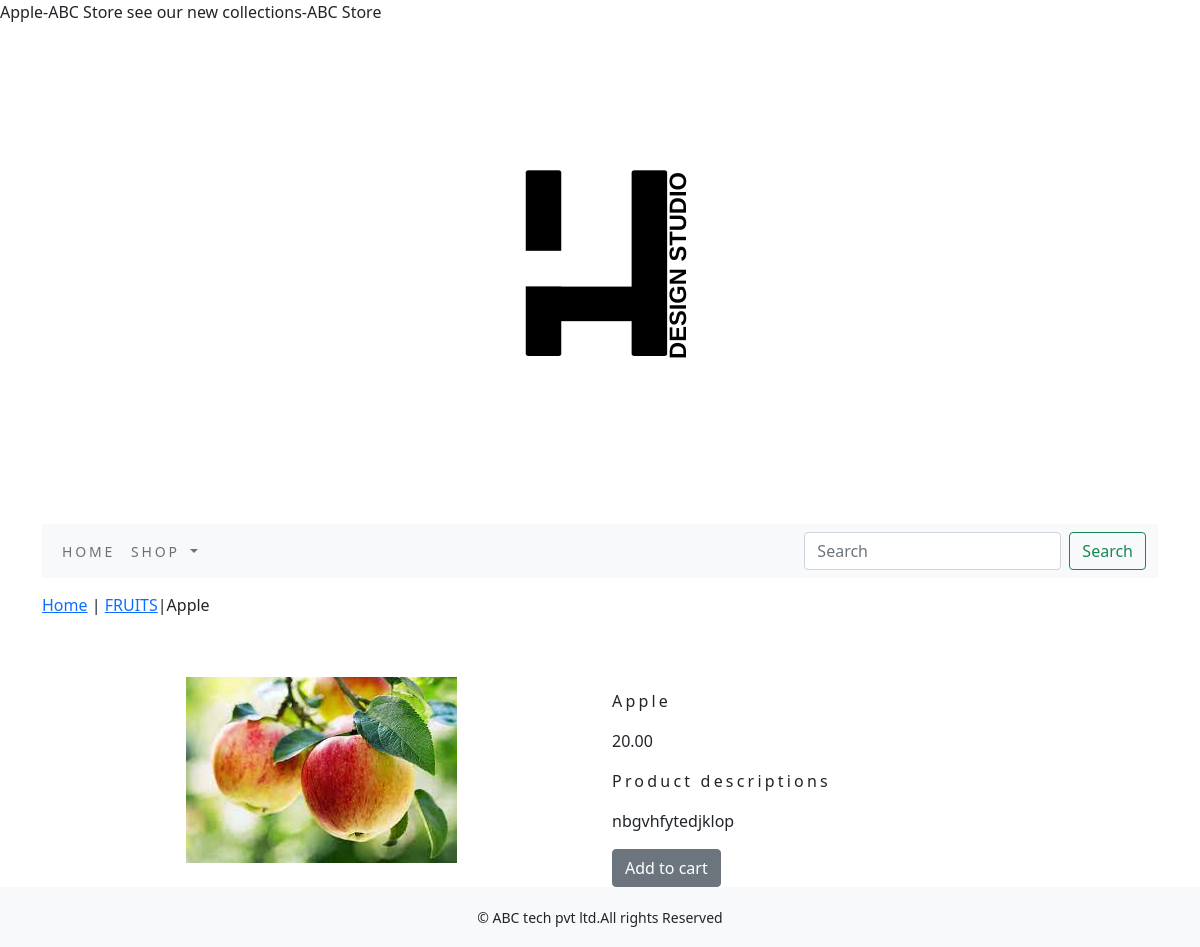
The page /shop/fruits/apple/ on the database its author committed.
### shop/models.py (models this page shows, shortened)
class product(models.Model):
    objects = None
    name=models.CharField(max_length=250,unique=True)
    slug = models.SlugField(max_length=250, unique=True)
    description = models.TextField(blank=True)
    price=models.DecimalField(max_digits=10,decimal_places=2)
    category=models.ForeignKey(Category,on_delete=models.CASCADE)
    image=models.ImageField(upload_to='product',blank=True)
    stock=models.IntegerField()
    available=models.BooleanField(default=True)
    created=models.DateTimeField(auto_now_add=True)
    updated=models.DateTimeField(auto_now=True)
    class Meta:
        ordering = ('name',)
        verbose_name = 'product'
        verbose_name_plural = 'products'

class Category(models.Model):
    name=models.CharField(max_length=250,unique=True)
    slug=models.SlugField(max_length=250,unique=True)
    description=models.TextField(blank=True)
    image=models.ImageField(upload_to='category',blank=True)
    class Meta:
        ordering=('name',)
        verbose_name='category'
        verbose_name_plural='categories'
    def get_url(self):
        return reverse('shop:products_by_category',args=[self.slug])
    def __str__(self):
        return '{}' .format(self.name)

### shop/views.py (the view)
# urls.py: path('<slug:c_slug>/<slug:product_slug>/', views.proDetail, name='proDetail'),
def proDetail(request,c_slug,product_slug):
    try:
        products= product.objects.get(category__slug=c_slug,slug=product_slug)
    except Exception as e:
        raise e
    return render(request,'product.html',{'product':products})

### cart/context_processors.py (called while the page is built)
def counter(request):
    item_count=0
    if 'admin' in request.path:
        return  {}
    else:
        try:
            cart=Cart.objects.filter(cart_id=_cart_id(request))
            car_items=CartItem.objects.all().filter(cart=cart[:1])
            for cart_item in car_items:
                item_count += cart_item.quantity
        except Cart.DoesNotExist:
            item_count =0
    return dict(item_count=item_count)

### cart/views.py (called while the page is built)
def _cart_id(request):
    cart=request.session.session_key
    if not cart:
        cart=request.session.create()
    return cart

### shop/context_processors.py (called while the page is built)
def menu_links(request):
    links=Category.objects.all()
    return dict(links=links)

### templates/product.html (shortened to what this page needs)
{% extends 'base.html' %}
{% load static %}
{% block title %}
          {{product.name}}-ABC Store
          see our new collections-ABC Store
{% endblock %}
{% block content %}
<div class="row my_prod_row_class">
  <div class="mx_auto">
    <p><a href="{% url 'shop:allProdCat' %}">Home</a> | <a href="{{product.category.get_url}}">{{product.category}}</a>|{{product.name}}</p>
  </div>
</div>
<div class="container">
<br>
<div class="row">
  <div class="col-12 col-sm-12 col-md-12 col-lg-6 text-center">
    <div style="min-width:18rem">
      <img src="{{product.image.url}}" alt="{{product.name}}">
    </div>
  </div>
        <div class="col-12 col-sm-12 col-md-12 col-lg-6">
            <div>
            <h1 class="my_prod_title">{{product.name}}</h1>
            <p>{{product.price}}</p>
            <p class="my_title">Product descriptions</p>
            <p class="text-justify my_prod_text">{{product.description}}</p>
            {% if product.stock <= 0 %}
            <p class="text-justify my_prod_text"><b>OUT OF STOCK</b></p>
            {% else %}
            <a class="btn btn-secondary" href="{% url 'cart:add_cart' product.id %}">Add to cart</a>
            {% endif %}
        </div>
            </div>
    </div>
</div>
{% endblock %}

### static/css/custom.css (style rules this page uses)
body { font-family: 'Roboto', sans-serif; }
.my_title { font-size:16px; text_transform:uppercase; letter-spacing:.2em; }
.my_prod_row_class { padding-top:15px; padding-bottom:20px; }
.my_prod_title { font-size:16px; text_transform:uppercase; letter-spacing:.2em; padding-top:15px; padding-bottom:10px; }
.my_prod_text { padding-right:20px; }

### rows shown on the page
product: category "FRUITS", name "Apple", image (picture), price "20.00", description "nbgvhfytedjklop"
